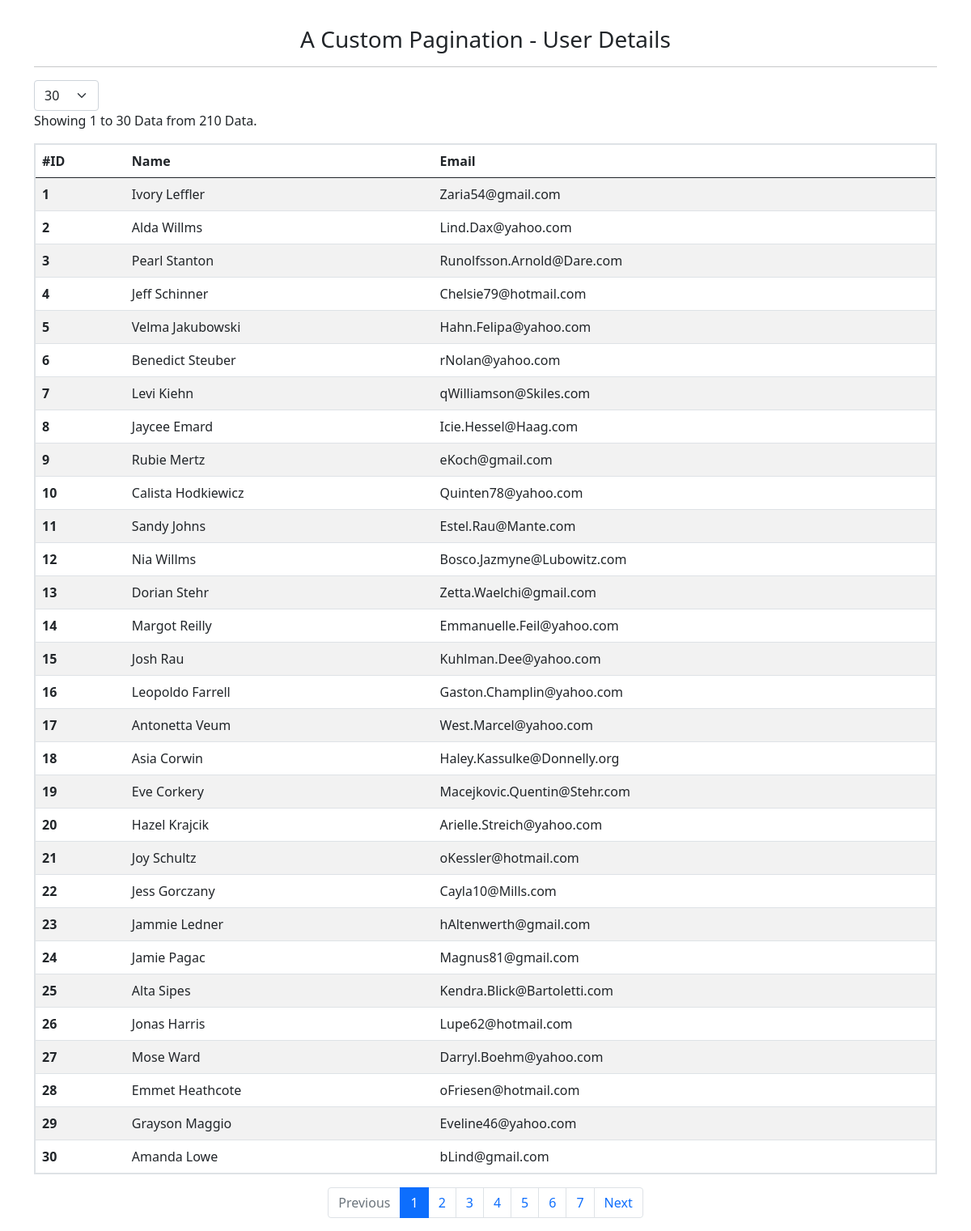
The page / on the database its author committed.
### tables this page shows
CREATE TABLE `users` (
  `id` int(10) UNSIGNED NOT NULL,
  `name` varchar(255) NOT NULL,
  `email` varchar(255) NOT NULL
);

### index.php (the view, shortened to what this page needs)
<?php
include "allFunction.php";
?>
<!DOCTYPE html>
<html lang="en">
<head>
    <link rel="stylesheet" href="style.css">
    <link href="https://cdn.jsdelivr.net/npm/bootstrap@5.0.2/dist/css/bootstrap.min.css" rel="stylesheet">
</head>
<body>
    <div class="container">
        <h3 class="text-center">A Custom Pagination - User Details</h3>
        <hr>
        <form action="index.php" method="POST" class="form-limit">
            <select class="form-select" name="set_limit" onchange="this.form.submit()">
                <?php
                for ($i = 0; $i < count($select_options_value); $i++) {
                    $limit_per_page == $select_options_value[$i] ? $select_check = "Selected" : $select_check = "";
                    echo "<option $select_check value='$select_options_value[$i]'> $select_options_value[$i] </option>";
                }
                ?>
            </select>
        </form>
        <p>
            <?php
            $fromTo = dataDetailsPerPage($total_number_of_data, $start_limit, $limit_per_page);
            echo "Showing $fromTo[0] to $fromTo[1] Data from $total_number_of_data Data.";
            ?>
        </p>
        <table class="table table-striped table-hover">
            <thead>
                <tr>
                    <th scope="col">#ID</th>
                    <th scope="col">Name</th>
                    <th scope="col">Email</th>
                </tr>
            </thead>
            <tbody>
                <?php while ($row = mysqli_fetch_array($final_data)) {
                    echo "<tr>";
                    echo "<th scope='row'>" . $row['id'] . "</th>";
                    echo "<td>" . $row['name'] . "</td>";
                    echo "<td>" . $row['email'] . "</td>";
                    echo "</tr>";
                } ?>
            </tbody>
        </table>
        <nav aria-label="Page navigation example">
            <ul class="pagination justify-content-center">
                <?php
                $disable = setDistabled($page, $total_page_need);
                ?>
                <li class="page-item <?php echo $disable[0]; ?>">
                    <a class="page-link" href="index.php?pageNo=<?php echo $page - 1 . "&limit=$limit_per_page"; ?>" tabindex="-1" aria-disabled="true">Previous</a>
                </li>
                <?php
                if ($total_page_need <= 8) {
                    selectLoop(1, $total_page_need, $page, $limit_per_page);
                }
                ?>
                <li class="page-item <?php echo $disable[1]; ?>">
                    <a class="page-link" href="index.php?pageNo=<?php echo $page + 1 . "&limit=$limit_per_page"; ?>">Next</a>
                </li>
            </ul>
        </nav>
    </div>
</body>
</html>

### allFunction.php (shortened to what this page needs)
<?php
include "db_conn.php";
$select_options_value = [10, 30, 50, 80, 100];
$limit_per_page = getLimit();
$total_number_of_data = totalData($connection);
$total_page_need = ceil($total_number_of_data / $limit_per_page);
$page = getPageNum($total_page_need);
$start_limit = ($page - 1) * $limit_per_page;
$final_data = dataPerPage($connection, $start_limit, $limit_per_page);
function totalData($conn)
{
    $sql_query = "SELECT * FROM users";
    $result = mysqli_query($conn, $sql_query);
    return mysqli_num_rows($result);
}
function getPageNum($tpn)
{
    if (isset($_GET['pageNo'])) {
        $p = $_GET['pageNo'];
        if ($p < 1) {
            $p = 1;
        } elseif ($p > $tpn) {
            $p = $tpn;
        }
    } else {
        $p = 1;
    }
    return $p;
}
function getLimit()
{
    if (isset($_POST['set_limit'])) {
        $page_limit = $_POST['set_limit'];
    } else {
        if (isset($_GET['limit'])) {
            $page_limit = $_GET['limit'];
        } else {
            $page_limit = 30;
        }
    }
    return $page_limit;
}
function setDistabled($p, $tpn)
{
    if ($p > 1) {
        $active_pre = '';
    } else {
        $active_pre = 'disabled';
    }
    if ($p < $tpn) {
        $active_next = '';
    } else {
        $active_next = 'disabled';
    }
    $disable = array($active_pre, $active_next);
    return $disable;
}
function dataPerPage($conn, $sl, $lpp)
{
    $sql_query = "SELECT * FROM users LIMIT $sl, $lpp";
    return mysqli_query($conn, $sql_query);
}
function dataDetailsPerPage($td, $st, $lpp)
{
    $from = $st + 1;
    $to = $st + $lpp;
    return array($from, $to);
}
function selectLoop($start, $end, $page, $lpp)
{
    for ($loop_page = $start; $loop_page <= $end; $loop_page++) {
        if ($loop_page == $page) {
            $active_page_number = 'active';
        } else {
            $active_page_number = '';
        }
        echo "<li class='page-item $active_page_number'><a class='page-link ' href='index.php?pageNo=$loop_page&limit=$lpp'> $loop_page </a></li>";
    }
}

### style.css (style rules this page uses)
table { border: 2px solid black; }
.form-limit { width: 80px; }
.container h3 { margin-top: 2rem; }

### rows shown on the page
users: id "1", name "Ivory Leffler", email "Zaria54@gmail.com"
users: id "2", name "Alda Willms", email "Lind.Dax@yahoo.com"
users: id "3", name "Pearl Stanton", email "Runolfsson.Arnold@Dare.com"
users: id "4", name "Jeff Schinner", email "Chelsie79@hotmail.com"
users: id "5", name "Velma Jakubowski", email "Hahn.Felipa@yahoo.com"
users: id "6", name "Benedict Steuber", email "rNolan@yahoo.com"
users: id "7", name "Levi Kiehn", email "qWilliamson@Skiles.com"
users: id "8", name "Jaycee Emard", email "Icie.Hessel@Haag.com"
users: id "9", name "Rubie Mertz", email "eKoch@gmail.com"
users: id "10", name "Calista Hodkiewicz", email "Quinten78@yahoo.com"
users: id "11", name "Sandy Johns", email "Estel.Rau@Mante.com"
users: id "12", name "Nia Willms", email "Bosco.Jazmyne@Lubowitz.com"
users: id "13", name "Dorian Stehr", email "Zetta.Waelchi@gmail.com"
users: id "14", name "Margot Reilly", email "Emmanuelle.Feil@yahoo.com"
users: id "15", name "Josh Rau", email "Kuhlman.Dee@yahoo.com"
users: id "16", name "Leopoldo Farrell", email "Gaston.Champlin@yahoo.com"
users: id "17", name "Antonetta Veum", email "West.Marcel@yahoo.com"
users: id "18", name "Asia Corwin", email "Haley.Kassulke@Donnelly.org"
users: id "19", name "Eve Corkery", email "Macejkovic.Quentin@Stehr.com"
users: id "20", name "Hazel Krajcik", email "Arielle.Streich@yahoo.com"
users: id "21", name "Joy Schultz", email "oKessler@hotmail.com"
users: id "22", name "Jess Gorczany", email "Cayla10@Mills.com"
users: id "23", name "Jammie Ledner", email "hAltenwerth@gmail.com"
users: id "24", name "Jamie Pagac", email "Magnus81@gmail.com"
users: id "25", name "Alta Sipes", email "Kendra.Blick@Bartoletti.com"
users: id "26", name "Jonas Harris", email "Lupe62@hotmail.com"
users: id "27", name "Mose Ward", email "Darryl.Boehm@yahoo.com"
users: id "28", name "Emmet Heathcote", email "oFriesen@hotmail.com"
users: id "29", name "Grayson Maggio", email "Eveline46@yahoo.com"
users: id "30", name "Amanda Lowe", email "bLind@gmail.com"

### other values the page prints
$fromTo[0] "1"
$fromTo[1] "30"
$total_number_of_data "210"
form field set_limit "30"
